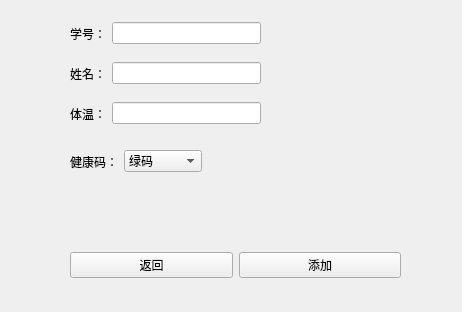
<?xml version="1.0" encoding="UTF-8"?>
<ui version="4.0">
 <class>StudentEpidemicManagement</class>
 <widget class="QWidget" name="StudentEpidemicManagement">
  <property name="geometry">
   <rect>
    <x>0</x>
    <y>0</y>
    <width>462</width>
    <height>312</height>
   </rect>
  </property>
  <property name="windowTitle">
   <string>StudentEpidemicManagement</string>
  </property>
  <widget class="QWidget" name="widget_7" native="true">
   <property name="geometry">
    <rect>
     <x>70</x>
     <y>240</y>
     <width>331</width>
     <height>50</height>
    </rect>
   </property>
   <layout class="QHBoxLayout" name="horizontalLayout_7">
    <item>
     <widget class="QPushButton" name="pushButton_back">
      <property name="text">
       <string>返回</string>
      </property>
     </widget>
    </item>
    <item>
     <widget class="QPushButton" name="pushButton_submit22">
      <property name="text">
       <string>添加</string>
      </property>
     </widget>
    </item>
   </layout>
  </widget>
  <widget class="QWidget" name="widget_3" native="true">
   <property name="geometry">
    <rect>
     <x>70</x>
     <y>90</y>
     <width>191</width>
     <height>47</height>
    </rect>
   </property>
   <layout class="QHBoxLayout" name="horizontalLayout_18">
    <item>
     <widget class="QLabel" name="label_17">
      <property name="text">
       <string>体温：</string>
      </property>
     </widget>
    </item>
    <item>
     <widget class="QLineEdit" name="lineEdit_BodyTemperature"/>
    </item>
   </layout>
  </widget>
  <widget class="QWidget" name="widget" native="true">
   <property name="geometry">
    <rect>
     <x>70</x>
     <y>10</y>
     <width>191</width>
     <height>47</height>
    </rect>
   </property>
   <layout class="QHBoxLayout" name="horizontalLayout_19">
    <item>
     <widget class="QLabel" name="label_18">
      <property name="text">
       <string>学号：</string>
      </property>
     </widget>
    </item>
    <item>
     <widget class="QLineEdit" name="lineEdit_stid"/>
    </item>
   </layout>
  </widget>
  <widget class="QWidget" name="widget_5" native="true">
   <property name="geometry">
    <rect>
     <x>70</x>
     <y>140</y>
     <width>351</width>
     <height>43</height>
    </rect>
   </property>
   <layout class="QHBoxLayout" name="horizontalLayout_20">
    <item>
     <widget class="QLabel" name="label_19">
      <property name="text">
       <string>健康码：</string>
      </property>
     </widget>
    </item>
    <item>
     <widget class="QComboBox" name="comboBox_HealthCode">
      <item>
       <property name="text">
        <string>绿码</string>
       </property>
      </item>
      <item>
       <property name="text">
        <string>黄码</string>
       </property>
      </item>
      <item>
       <property name="text">
        <string>红码</string>
       </property>
      </item>
      <item>
       <property name="text">
        <string>弹窗</string>
       </property>
      </item>
      <item>
       <property name="text">
        <string>未知情况</string>
       </property>
      </item>
     </widget>
    </item>
    <item>
     <spacer name="horizontalSpacer_12">
      <property name="orientation">
       <enum>Qt::Horizontal</enum>
      </property>
      <property name="sizeHint" stdset="0">
       <size>
        <width>40</width>
        <height>20</height>
       </size>
      </property>
     </spacer>
    </item>
    <item>
     <spacer name="horizontalSpacer_13">
      <property name="orientation">
       <enum>Qt::Horizontal</enum>
      </property>
      <property name="sizeHint" stdset="0">
       <size>
        <width>40</width>
        <height>20</height>
       </size>
      </property>
     </spacer>
    </item>
   </layout>
  </widget>
  <widget class="QWidget" name="widget_2" native="true">
   <property name="geometry">
    <rect>
     <x>70</x>
     <y>50</y>
     <width>191</width>
     <height>47</height>
    </rect>
   </property>
   <layout class="QHBoxLayout" name="horizontalLayout_21">
    <item>
     <widget class="QLabel" name="label_20">
      <property name="text">
       <string>姓名：</string>
      </property>
     </widget>
    </item>
    <item>
     <widget class="QLineEdit" name="lineEdit_name"/>
    </item>
   </layout>
  </widget>
 </widget>
 <resources/>
 <connections/>
</ui>
